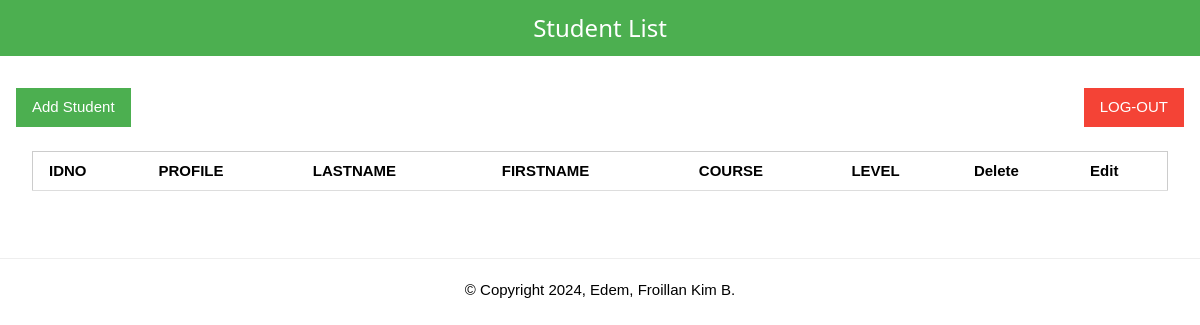
The page /students (signed in) on the database as committed earlier.
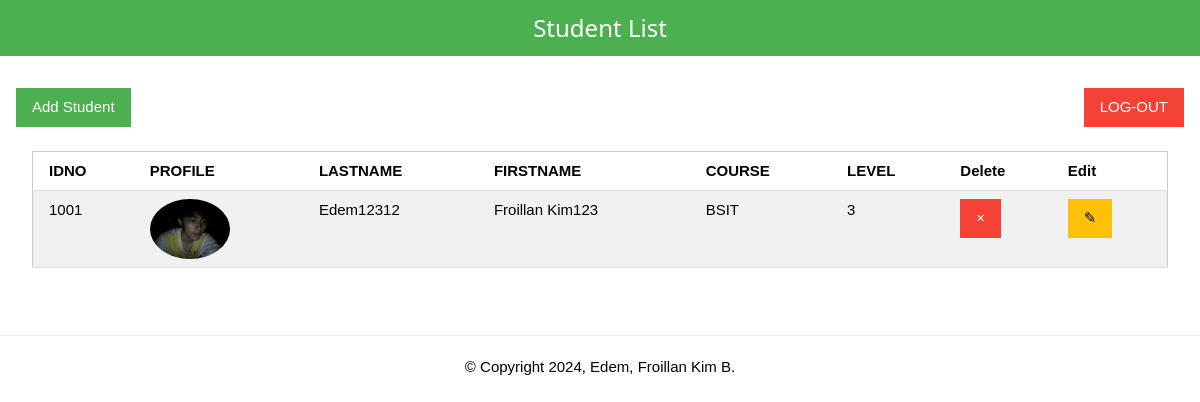
The same page on the database as committed later.
### tables this page shows
CREATE TABLE students (
    idno INTEGER PRIMARY KEY AUTOINCREMENT,
    lastname TEXT,
    firstname TEXT NOT NULL,
    course TEXT NOT NULL,
    level TEXT NOT NULL,
    image TEXT
);

### app.py (the view)
@app.route('/students')
def student_list():
    if 'username' in session:
        pagetitle = "Student List"
        return render_template('index.html', data=getall_students(), pagetitle=pagetitle)
    else:
        return redirect(url_for('login'))

### app.py (called while the page is built)
def getall_students():
    sql = "SELECT * FROM students"
    db = connect('students.db')
    cursor = db.cursor()
    cursor.row_factory = Row
    cursor.execute(sql)
    data = cursor.fetchall()
    cursor.close()
    db.close()
    return data

@app.after_request
def after_request(response):
    response.headers['Cache-Control'] = 'no-cache, no-store, must-revalidate'
    response.headers['Pragma'] = 'no-cache'
    response.headers['Expires'] = '0'
    return response

### templates/index.html (shortened to what this page needs)
{% extends 'base.html' %}
{% block content %}
<a href="{{ url_for('add_student_route') }}" class="w3-button w3-green w3-margin-top w3-margin-bottom">Add Student</a>
<a href="/logout" class="w3-button w3-red w3-right w3-margin-top w3-margin-bottom">LOG-OUT</a>
<div class="w3-container w3-padding">
    <table class="w3-table-all">
        <tr>
            <th>IDNO</th>
            <th class="w3-hide-small">PROFILE</th>
            <th class="w3-hide-small">LASTNAME</th>
            <th class="w3-hide-small">FIRSTNAME</th>
            <th>COURSE</th>
            <th>LEVEL</th>
            <th>Delete</th>
            <th>Edit</th>
        </tr>
        {% for student in data %}
        <tr>
            <td>{{ student["idno"] }}</td>
            <td class="w3-hide-small">
                {% if student["image"] %}
                <img src="{{ student["image"] }}" alt="Profile Image" style="border-radius: 50%; height: 60px;">
                {% else %}
                <img src="path/to/default-image.png" alt="Default Image" style="border-radius: 50%; height: 60px;">
                {% endif %}
            </td>
            <td class="w3-hide-small">{{ student["lastname"] }}</td>
            <td class="w3-hide-small">{{ student["firstname"] }}</td>
            <td>{{ student["course"] }}</td>
            <td>{{ student["level"] }}</td>
            <td>
                <form action="{{ url_for('delete_student') }}" method="POST" style="display:inline;" onsubmit="return confirmDelete();">
                    <button type="submit" class="w3-button w3-red">&times;</button>
                </form>
            </td>
            <td>
                <button class="w3-button w3-amber" onclick="loader('{{ student["idno"] }}','{{ student["lastname"] }}','{{ student["firstname"] }}','{{ student["course"] }}','{{ student["level"] }}')">&#9998;</button>
            </td>
        </tr>
        {% endfor %}
    </table><br>
</div>
{% endblock %}

### templates/base.html (shortened to what this page needs)
<!DOCTYPE html>
<html lang="en">
<head>
    <link rel="stylesheet" href="../static/css/style.css">
</head>
<body>
    <div class='w3-container w3-green'>
	<h3 class="w3-center">{{pagetitle}}</h3>
    </div>
   <div class='w3-container w3-padding-16'>
	{% block content %}
	{% endblock%}
</div>
<hr>
<div class='w3-center'>
	&copy; Copyright 2024, Edem, Froillan Kim B.
</div>
</body>
</html>

### static/css/style.css (style rules this page uses)
html { box-sizing: border-box; }
*, *:before, *:after { box-sizing: inherit; }
html { -ms-text-size-adjust: 100%; -webkit-text-size-adjust: 100%; }
body { margin: 0; }
a { background-color: transparent; }
img { border-style: none; }
hr { box-sizing: content-box; height: 0; overflow: visible; }
button, input, select, textarea, optgroup { font: inherit; margin: 0; }
button, input { overflow: visible; }
button, select { text-transform: none; }
button, [type="button"], [type="reset"], [type="submit"] { -webkit-appearance: button; }
html, body { font-family: Verdana, sans-serif; font-size: 15px; line-height: 1.5; }
html { overflow-x: hidden; }
h3 { font-size: 24px; }
h1, h2, h3, h4, h5, h6 { font-family: "Segoe UI", Arial, sans-serif; font-weight: 400; margin: 10px 0; }
hr { border: 0; border-top: 1px solid #eee; margin: 20px 0; }
img { vertical-align: middle; }
a { color: inherit; }
.w3-table, .w3-table-all { border-collapse: collapse; border-spacing: 0; width: 100%; display: table; }
.w3-table-all { border: 1px solid #ccc; }
.w3-bordered tr, .w3-table-all tr { border-bottom: 1px solid #ddd; }
.w3-table-all tr:nth-child(odd) { background-color: #fff; }
.w3-table-all tr:nth-child(even) { background-color: #f1f1f1; }
.w3-table td, .w3-table th, .w3-table-all td, .w3-table-all th { padding: 8px 8px; display: table-cell; text-align: left; vertical-align: top; }
.w3-table th:first-child, .w3-table td:first-child, .w3-table-all th:first-child, .w3-table-all td:first-child { padding-left: 16px; }
.w3-btn, .w3-button { border: none; display: inline-block; padding: 8px 16px; vertical-align: middle; overflow: hidden; text-decoration: none; color: inherit; background-color: inherit; text-align: center; cursor: pointer; white-space: nowrap; }
.w3-btn, .w3-button { -webkit-touch-callout: none; -webkit-user-select: none; -khtml-user-select: none; -moz-user-select: none; -ms-user-select: none; user-select: none; }
.w3-container:after, .w3-container:before, .w3-panel:after, .w3-panel:before, .w3-row:after, .w3-row:before, .w3-row-padding:after, .w3-row-padding:before, .w3-cell-row:before, .w3-cell-row:after, .w3-clear:after, .w3-clear:before, .w3-bar:before, .w3-bar:after { content: ""; display: table; clear: both; }
.w3-container, .w3-panel { padding: 0.01em 16px; }
.w3-center { text-align: center !important; }
.w3-margin-top { margin-top: 16px !important; }
.w3-margin-bottom { margin-bottom: 16px !important; }
.w3-padding { padding: 8px 16px !important; }
.w3-padding-16 { padding-top: 16px !important; padding-bottom: 16px !important; }
.w3-right { float: right !important; }
.w3-amber, .w3-hover-amber:hover { color: #000 !important; background-color: #ffc107 !important; }
.w3-green, .w3-hover-green:hover { color: #fff !important; background-color: #4caf50 !important; }
.w3-red, .w3-hover-red:hover { color: #fff !important; background-color: #f44336 !important; }

Rows that differ between the two databases and show on the page:
added students: idno "1001", image (picture), lastname "Edem12312", firstname "Froillan Kim123", course "BSIT", level "3"
